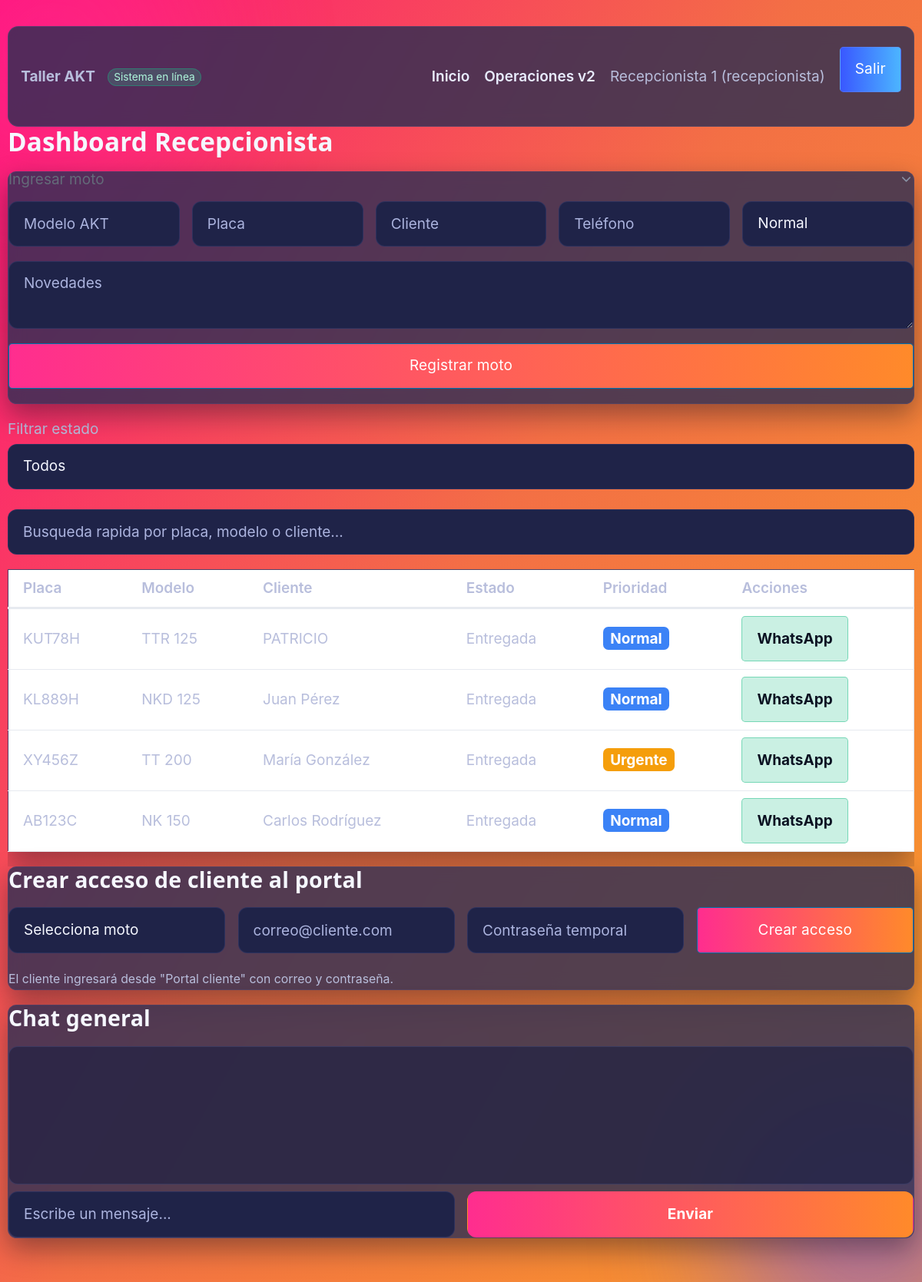
Page /recepcionista/dashboard (signed in) on the committed database.
### models.py (models this page shows, shortened)
class User(UserMixin, db.Model):
    __tablename__ = "users"
    id = db.Column(db.Integer, primary_key=True)
    username = db.Column(db.String(50), unique=True, nullable=False, index=True)
    password_hash = db.Column(db.String(255), nullable=False)
    role = db.Column(db.String(20), nullable=False, index=True)
    nombre_completo = db.Column(db.String(120), nullable=False)
    telefono = db.Column(db.String(30), nullable=True)
    activo = db.Column(db.Boolean, default=True, nullable=False)
    created_at = db.Column(db.DateTime, default=datetime.utcnow, nullable=False)
    motos_asignadas = db.relationship(
        "Moto",
        backref="mecanico_asignado",
        foreign_keys="Moto.mecanico_asignado_id",
        lazy=True,
    )
    motos_recepcionadas = db.relationship(
        "Moto",
        backref="recepcionista",
        foreign_keys="Moto.recepcionista_id",
        lazy=True,
    )

class Moto(db.Model):
    __tablename__ = "motos"
    id = db.Column(db.Integer, primary_key=True)
    marca = db.Column(db.String(30), default="AKT", nullable=False)
    modelo = db.Column(db.String(80), nullable=False)
    placa = db.Column(db.String(20), nullable=False, unique=True, index=True)
    cliente_nombre = db.Column(db.String(120), nullable=False)
    cliente_telefono = db.Column(db.String(30), nullable=False)
    novedades = db.Column(db.Text, nullable=False)
    prioridad = db.Column(db.String(20), default=Prioridad.NORMAL.value, nullable=False)
    estado = db.Column(db.String(50), default=MotoEstado.INGRESADA.value, nullable=False, index=True)
    mecanico_asignado_id = db.Column(db.Integer, db.ForeignKey("users.id"), nullable=True, index=True)
    recepcionista_id = db.Column(db.Integer, db.ForeignKey("users.id"), nullable=False)
    fecha_ingreso = db.Column(db.DateTime, default=datetime.utcnow, nullable=False)
    fecha_asignacion = db.Column(db.DateTime, nullable=True)
    fecha_terminacion = db.Column(db.DateTime, nullable=True)
    fecha_entrega = db.Column(db.DateTime, nullable=True)
    notas_trabajo = db.Column(db.Text, nullable=True)
    fotos = db.Column(db.Text, nullable=True)

### routes/recepcionista.py (the view)
@recepcionista_bp.route("/dashboard", methods=["GET"])
@login_required
@role_required("recepcionista", "admin")
def dashboard():
    estado = request.args.get("estado", "").strip()
    query = Moto.query.order_by(Moto.fecha_ingreso.desc())
    if estado:
        query = query.filter(Moto.estado == estado)
    motos = query.all()
    return render_template(
        "recepcionista/dashboard.html",
        motos=motos,
        estados=[s.value for s in MotoEstado],
    )

### app.py (called while the page is built)
@login_manager.user_loader
def load_user(user_id):
    return db.session.get(User, int(user_id))

### routes/utils.py (called while the page is built)
def role_required(*roles):
    def decorator(func):
        @wraps(func)
        def wrapped(*args, **kwargs):
            if not current_user.is_authenticated:
                abort(401)
            if current_user.role not in roles:
                abort(403)
            return func(*args, **kwargs)
        return wrapped
    return decorator

### templates/recepcionista/dashboard.html (shortened to what this page needs)
{% extends "base.html" %}
{% block content %}
<h2>Dashboard Recepcionista</h2>
<details open>
  <summary>Ingresar moto</summary>
  <form method="post" action="{{ url_for('recepcionista.crear_moto') }}">
    <div class="grid">
      <input name="modelo" placeholder="Modelo AKT" required />
      <input name="placa" placeholder="Placa" required />
      <input name="cliente_nombre" placeholder="Cliente" required />
      <input name="cliente_telefono" placeholder="Teléfono" required />
      <select name="prioridad">
        <option>Normal</option><option>Urgente</option><option>Crítica</option>
      </select>
    </div>
    <textarea name="novedades" placeholder="Novedades" required></textarea>
    <button type="submit">Registrar moto</button>
  </form>
</details>
<form method="get">
  <label>Filtrar estado
    <select name="estado" onchange="this.form.submit()">
      <option value="">Todos</option>
    </select>
  </label>
</form>
<input
  data-moto-search-input
  placeholder="Busqueda rapida por placa, modelo o cliente..."
  autocomplete="off"
/>
<div class="table-wrap">
  <table>
    <thead><tr><th>Placa</th><th>Modelo</th><th>Cliente</th><th>Estado</th><th>Prioridad</th><th>Acciones</th></tr></thead>
    <tbody>
    {% for m in motos %}
      <tr data-search-text="{{ m.placa }} {{ m.modelo }} {{ m.cliente_nombre }} {{ m.estado }} {{ m.prioridad }}">
        <td>{{ m.placa }}</td>
        <td>{{ m.modelo }}</td>
        <td>{{ m.cliente_nombre }}</td>
        <td>{{ m.estado }}</td>
        <td><span class="badge prioridad-{{ m.prioridad|lower|replace('í','i') }}">{{ m.prioridad }}</span></td>
        <td>
          {% if m.estado == 'Terminada' %}
          <div class="grid">
            <form method="post" action="{{ url_for('recepcionista.entregar_moto', moto_id=m.id) }}">
              <input type="hidden" name="csrf_token" value="{{ csrf_token() }}" />
              <button type="submit">Entregar</button>
            </form>
            <a
              role="button"
              class="secondary whatsapp-btn"
              target="_blank"
              rel="noopener noreferrer"
              href="https://wa.me/57{{ m.cliente_telefono|replace(' ', '') }}?text=Hola%20{{ m.cliente_nombre|replace(' ', '%20') }},%20tu%20moto%20{{ m.placa }}%20ya%20esta%20lista%20para%20entrega%20en%20Taller%20AKT."
            >WhatsApp</a>
          </div>
          {% else %}
          <a
            role="button"
            class="secondary whatsapp-btn"
            target="_blank"
            rel="noopener noreferrer"
            href="https://wa.me/57{{ m.cliente_telefono|replace(' ', '') }}?text=Hola%20{{ m.cliente_nombre|replace(' ', '%20') }},%20te%20actualizamos%20el%20estado%20de%20tu%20moto%20{{ m.placa }}%20en%20Taller%20AKT:%20{{ m.estado|replace(' ', '%20') }}."
          >WhatsApp</a>
          {% endif %}
        </td>
      </tr>
    {% endfor %}
    </tbody>
  </table>
</div>
<section>
  <h3>Crear acceso de cliente al portal</h3>
  <form method="post" id="clientePortalForm" action="#">
    <div class="grid">
      <select id="portalMotoSelect" required>
        <option value="">Selecciona moto</option>
      </select>
      <input name="email" type="email" placeholder="correo@cliente.com" required />
      <input name="password" type="text" placeholder="Contraseña temporal" required />
      <button type="submit">Crear acceso</button>
    </div>
  </form>
  <small>El cliente ingresará desde "Portal cliente" con correo y contraseña.</small>
</section>
<section class="chat-box">
  <h3>Chat general</h3>
  <div
    id="chatMessages"
    data-current-user-id="{{ current_user.id }}"
    data-current-user-role="{{ current_user.role }}"
    data-csrf-token="{{ csrf_token() }}"
  ></div>
  <div class="grid">
    <input id="chatInput" placeholder="Escribe un mensaje..." />
    <button id="sendChat">Enviar</button>
  </div>
</section>
{% endblock %}

### templates/base.html (shortened to what this page needs)
<!doctype html>
<html lang="es">
  <head>
    <link rel="stylesheet" href="https://cdn.jsdelivr.net/npm/@picocss/pico@2/css/pico.min.css" />
    <link rel="stylesheet" href="{{ url_for('static', filename='css/styles.css') }}" />
  </head>
  <body data-role="{{ current_user.role if current_user.is_authenticated else '' }}">
    <div class="bg-orb orb-1"></div>
    <div class="bg-orb orb-2"></div>
    <main class="container">
      <nav>
        <ul>
          <li>
            <strong>Taller AKT</strong>
            <small class="status-chip">Sistema en línea</small>
          </li>
        </ul>
        {% if current_user.is_authenticated %}
        <ul>
          <li><a href="{{ url_for('auth.redirect_dashboard') }}">Inicio</a></li>
          {% if current_user.role in ['admin', 'recepcionista'] %}
          <li><a href="{{ url_for('operaciones.dashboard') }}">Operaciones v2</a></li>
          {% endif %}
          <li>{{ current_user.nombre_completo }} ({{ current_user.role }})</li>
          <li>
            <form method="post" action="{{ url_for('auth.logout') }}">
              <button class="secondary" type="submit">Salir</button>
            </form>
          </li>
        </ul>
        {% else %}
        <ul>
          <li><a href="{{ url_for('cliente.consultar_estado') }}">Consulta cliente</a></li>
          <li><a href="{{ url_for('cliente.portal_login') }}">Portal cliente</a></li>
          <li><a href="{{ url_for('auth.login') }}">Iniciar sesión</a></li>
        </ul>
        {% endif %}
      </nav>
      {% block content %}{% endblock %}
    </main>
  </body>
  </html>

### static/css/styles.css (style rules this page uses)
:root { --bg-dark: #242748; --bg-dark-2: #2b2e52; --panel: #2b2f54cc; --line: #5961a033; --accent-pink: #ff2d8f; --accent-orange: #ff8a2a; --accent-blue: #4b6bff; --text-main: #f5f7ff; --text-muted: #b8bedc; }
body { background: linear-gradient(120deg, #ff0f7b 0%, #f36f45 48%, #f89b29 100%); color: #f1f5f9; margin: 0; min-height: 100vh; font-family: "Inter", "Segoe UI", system-ui, -apple-system, sans-serif; }
article, table, details, section { background: var(--panel); border: 1px solid var(--line); backdrop-filter: blur(10px); box-shadow: 0 14px 35px rgba(11, 13, 30, 0.4); }
button { background: linear-gradient(90deg, var(--accent-pink), var(--accent-orange)); border-color: transparent; color: #fff; font-weight: 700; border-radius: 12px; letter-spacing: 0.2px; }
button.secondary { background: linear-gradient(90deg, #3958ff, #4cb5ff); color: #fff; border: 1px solid #6e83ff66; }
a[role="button"] { display: inline-flex; align-items: center; justify-content: center; text-decoration: none; }
.whatsapp-btn { background: rgba(16, 185, 129, 0.22); border: 1px solid rgba(16, 185, 129, 0.45); color: #0b1222; font-weight: 700; }
main.container { padding-bottom: 2rem; position: relative; z-index: 2; max-width: 1180px; }
nav { gap: 0.5rem; flex-wrap: wrap; margin-top: 0.8rem; background: #2a2d52cc; border: 1px solid #747cb133; border-radius: 14px; padding: 0.35rem 0.85rem; backdrop-filter: blur(10px); }
nav a { color: #e8ecff; font-weight: 600; }
.status-chip { margin-left: 0.55rem; padding: 0.12rem 0.4rem; border-radius: 999px; background: #34d39933; color: #aff8dc; font-size: 0.72rem; border: 1px solid rgba(16, 185, 129, 0.45); }
.grid { grid-template-columns: repeat(auto-fit, minmax(220px, 1fr)); gap: 0.85rem; }
.table-wrap { width: 100%; overflow-x: auto; -webkit-overflow-scrolling: touch; }
table { width: 100%; min-width: 620px; }
details, section, article { border-radius: 0.6rem; }
.badge { padding: 0.2rem 0.5rem; border-radius: 0.35rem; font-weight: 700; color: #fff; }
.prioridad-normal { background: #3b82f6; }
.prioridad-urgente { background: #f59e0b; color: #fff; }
h2, h3, h4 { color: var(--text-main); letter-spacing: 0.2px; }
p, li, td, th, label, small, summary { color: var(--text-muted); }
[data-moto-search-input] { margin-bottom: 0.75rem; border: 1px solid #6e83ff4d; background: #202447aa; color: #fff; }
.chat-box #chatMessages { min-height: 180px; max-height: 300px; overflow-y: auto; padding: 0.5rem; border: 1px solid #6570b040; margin-bottom: 0.5rem; border-radius: 12px; background: #1d2142a8; }
#chatInput { margin-bottom: 0; }
.bg-orb { position: fixed; width: 380px; height: 380px; border-radius: 999px; filter: blur(85px); opacity: 0.5; z-index: 1; pointer-events: none; }
.orb-1 { background: #ff2d8f; top: -120px; left: -120px; }
.orb-2 { background: #6b4dff; right: -120px; bottom: -120px; }
input, select, textarea { background: #1f2348 !important; color: #f5f7ff !important; border: 1px solid #606cb633 !important; border-radius: 12px !important; }
input::placeholder, textarea::placeholder { color: #acb4df !important; }

### rows in the picture
User: nombre_completo "Recepcionista 1", role "recepcionista"
Moto: placa "KUT78H", modelo "TTR 125", cliente_nombre "PATRICIO", estado "Entregada", prioridad "Normal"
Moto: placa "KL889H", modelo "NKD 125", cliente_nombre "Juan Pérez", estado "Entregada", prioridad "Normal"
Moto: placa "XY456Z", modelo "TT 200", cliente_nombre "María González", estado "Entregada", prioridad "Urgente"
Moto: placa "AB123C", modelo "NK 150", cliente_nombre "Carlos Rodríguez", estado "Entregada", prioridad "Normal"
